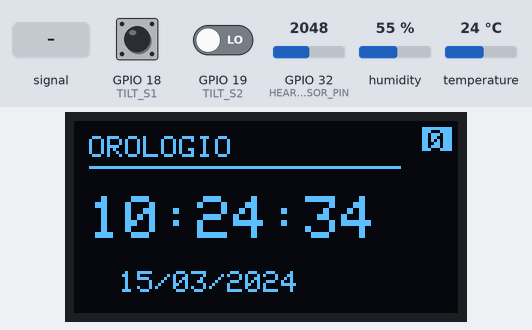
Bench run of a sketch on a simulated ESP32. On the bench: 128×64 one-colour display. Inputs (shaded band) come from the test bench; at power-on: GPIO 18 (TILT_S1) LOW, GPIO 19 (TILT_S2) LOW, GPIO 32 (HEART_SENSOR_PIN) = 2048, humidity 55 %, temperature 24 °C. The local clock reads 2024-03-15 10:24:30 at power-on unless the sketch sets it; what the sketch prints to the serial monitor is not drawn.

Above: at 4.2 s.
4.3 s: GPIO 18 (TILT_S1) driven HIGH
At 4.6 s:
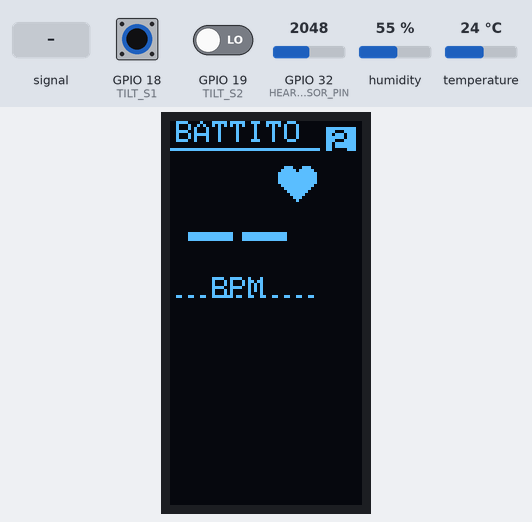
7.6 s: GPIO 19 (TILT_S2) driven HIGH
At 8.5 s:
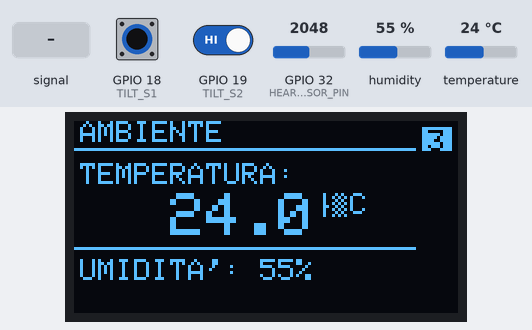
9.1 s: GPIO 18 (TILT_S1) driven LOW
At 10.0 s:
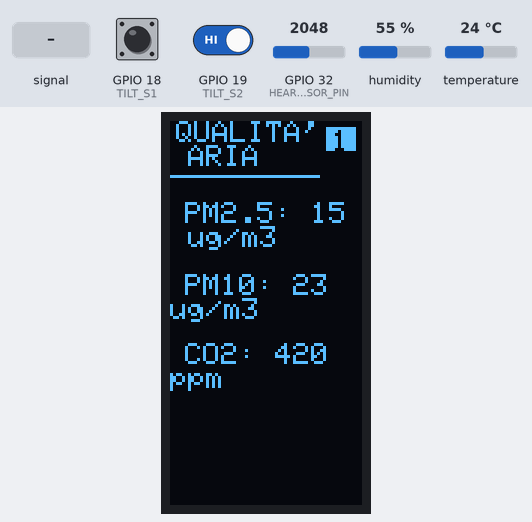
10.6 s: GPIO 32 (HEART_SENSOR_PIN) fed a 200 Hz sine of ±327 counts around its level
14.5 s: GPIO 19 (TILT_S2) driven LOW
At 15.9 s:
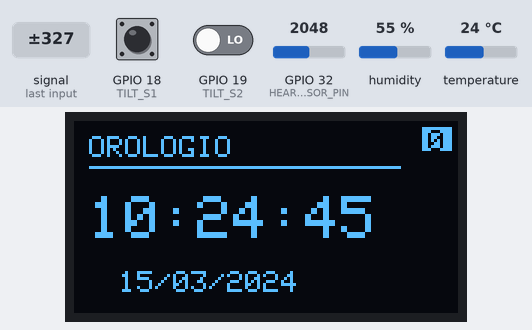
16.5 s: GPIO 18 (TILT_S1) pulsed HIGH 5 times (0.12 s each, 0.3 s apart)
At 18.5 s:
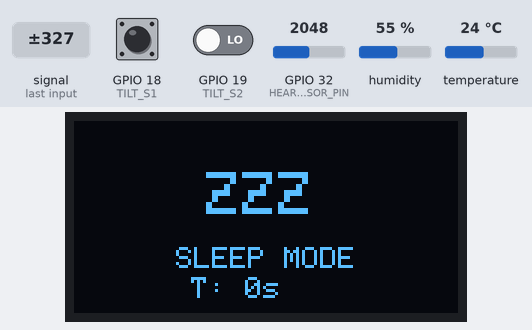
Timing chart, 0 to 20.0 s (numbered marks = the images above; inputs shaded):
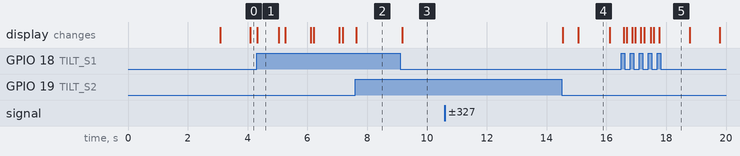

The sketch:

main.ino
```cpp
/*
 * Sistema di Monitoraggio Multiparametrico basato su ESP32
 *
 * Progetto: Dispositivo IoT per monitoraggio ambientale e biometrico
 * Piattaforma: ESP32 DevKit v1
 * - DHT22: Temperatura e umidità ambientale
 * - DS3231: Real Time Clock per timestamp accurati
 * - KY-039: Sensore cardiaco a fotopletismografia
 * - RPI-1031: Sensore di orientamento a 4 posizioni
 * - Display OLED SSD1306 0.96" per interfaccia utente
 *
 * Funzionalità:
 * - Acquisizione dati multiparametrica in tempo reale
 * - Interfaccia utente dinamica basata su orientamento
 * - Modalità sleep attivabile tramite gesture sequence
 * - Visualizzazione sincronizzata dei parametri vitali e ambientali
 *
 * Protocolli: I2C (display, RTC), ADC (sensore cardiaco), GPIO (tilt sensor)
 */

#include <Wire.h>
#include <Adafruit_GFX.h>
#include <Adafruit_SSD1306.h>
#include <DHT.h>
#include <Fonts/FreeSans9pt7b.h>
#include <RTClib.h>
#include <TaskScheduler.h>

// ========== CONFIGURAZIONE HARDWARE ==========
#define DHT_PIN 4           // Pin digitale per DHT22
#define DHT_TYPE DHT22      // Specifica modello sensore
#define TILT_S1 18          // Pin sensore orientamento S1
#define TILT_S2 19          // Pin sensore orientamento S2
#define HEART_SENSOR_PIN 32 // Pin analogico sensore cardiaco

// Parametri display OLED I2C
#define SCREEN_WIDTH 128
#define SCREEN_HEIGHT 64
#define OLED_RESET -1
#define SCREEN_ADDRESS 0x3C

// ========== INIZIALIZZAZIONE PERIFERICHE ==========
Adafruit_SSD1306 display(SCREEN_WIDTH, SCREEN_HEIGHT, &Wire, OLED_RESET);
DHT dht(DHT_PIN, DHT_TYPE);
RTC_DS3231 rtc;

// ========== VARIABILI DI SISTEMA ==========
// Dati ambientali
float temperatura, umidita;

// Gestione orientamento e display
int currentOrientation = -1;
int lastOrientation = -1;
int displayRotation = 0;

// Buffer per ultimo BPM valido
String lastValidBPM = "0";

// Mappatura orientamenti alle modalità di visualizzazione
const char* displayModes[] = {"OROLOGIO", "QUALITA' ARIA", "BATTITI CARDIACI", "TEMP & UMIDITA'"};
const int rotationMapping[] = {0, 3, 1, 2};  // Rotazioni display per orientamenti

// ========== SCHEDULER E TASK ==========
Scheduler taskRunner;

// Dichiarazione task
void orientationTask();
void heartRateTask();
void environmentalTask();
void displayTask();

// Definizione task con intervalli in millisecondi
Task tOrientation(50, TASK_FOREVER, &orientationTask);       // 50ms - alta frequenza per reattività
Task tHeartRate(20, TASK_FOREVER, &heartRateTask);           // 20ms - campionamento continuo BPM
Task tEnvironmental(1000, TASK_FOREVER, &environmentalTask); // 1s - lettura sensori ambientali
Task tDisplay(100, TASK_FOREVER, &displayTask);              // 100ms - aggiornamento display

// ========== GESTIONE SLEEP MODE ==========
bool sleepModeActive = false;
int gestureSequence[10];                    // Buffer per rilevamento gesture
int sequenceIndex = 0;
const int wakeupPattern[] = {1, 0, 1, 0};   // Pattern: destra-sinistra-destra-sinistra
const int PATTERN_LENGTH = 4;
unsigned long lastGestureTime = 0;
const long GESTURE_TIMEOUT = 3000;         // Timeout reset gesture (ms)
unsigned long sleepStartTime = 0;

void setup() {
  Wire.begin(21, 23);
  Serial.begin(115200);

  // Configurazione pin sensore orientamento
  pinMode(TILT_S1, INPUT);
  pinMode(TILT_S2, INPUT);

  // Inizializzazione sensori
  dht.begin();

  // Configurazione display OLED
  if(!display.begin(SSD1306_SWITCHCAPVCC, SCREEN_ADDRESS)) {
    Serial.println(F("Errore inizializzazione display OLED"));
    while(1);
  }

  // Inizializzazione RTC
  if (!rtc.begin()) {
    Serial.println(F("Errore inizializzazione RTC DS3231"));
    displayError("RTC NON TROVATO");
    delay(2000);
  }

  // Configurazione tempo iniziale (decommentare se necessario)
  // rtc.adjust(DateTime(2025, 1, 15, 12, 0, 0));

  initializeGestureBuffer();

  // Inizializzazione scheduler e task
  taskRunner.init();
  taskRunner.addTask(tOrientation);
  taskRunner.addTask(tHeartRate);
  taskRunner.addTask(tEnvironmental);
  taskRunner.addTask(tDisplay);

  // Abilitazione task
  tOrientation.enable();
  tHeartRate.enable();
  tEnvironmental.enable();
  tDisplay.enable();

  // Schermata di avvio
  showBootScreen();
  delay(3000);

  Serial.println(F("Sistema avviato con TaskScheduler - Rotare per cambiare modalità"));
}

void loop() {
  // Esecuzione dello scheduler - gestisce automaticamente tutti i task
  taskRunner.execute();
}

// ========== TASK FUNCTIONS ==========
void orientationTask() {
  unsigned long currentTime = millis();
  readOrientationSensor(currentTime);
}

void heartRateTask() {
  // Skip se in modalità sleep per risparmiare energia
  if (sleepModeActive) return;

  String currentBPM = acquireHeartRate();
  if (currentBPM != "0") {
    lastValidBPM = currentBPM;
    Serial.print(F("BPM rilevato: "));
    Serial.println(lastValidBPM);
  }
}

void environmentalTask() {
  // Riduce frequenza in modalità sleep
  if (sleepModeActive) {
    tEnvironmental.setInterval(5000); // 5 secondi in sleep
  } else {
    tEnvironmental.setInterval(1000); // 1 secondo normale
  }

  readEnvironmentalSensors();
}

void displayTask() {
  if (sleepModeActive) {
    tDisplay.setInterval(1000); // 1 secondo in sleep mode
    displaySleepMode();
  } else {
    tDisplay.setInterval(100);  // 100ms in modalità normale
    updateCurrentDisplay();
  }
}

// ========== GESTIONE SENSORE ORIENTAMENTO ==========
void readOrientationSensor(unsigned long currentTime) {
  int s1 = digitalRead(TILT_S1);
  int s2 = digitalRead(TILT_S2);
  int newOrientation = (s1 << 1) | s2;  // Codifica binaria orientamento

  if (newOrientation != currentOrientation) {
    processOrientationChange(newOrientation, currentTime);
  }
}

void processOrientationChange(int newOrientation, unsigned long timestamp) {
  int previousOrientation = currentOrientation;
  currentOrientation = newOrientation;
  displayRotation = rotationMapping[currentOrientation];

  // Analisi direzione rotazione per gesture detection
  int rotationDirection = analyzeRotationDirection(previousOrientation, newOrientation);

  if (rotationDirection != -1) {
    addToGestureSequence(rotationDirection, timestamp);
    lastGestureTime = timestamp;

    Serial.print(F("Rotazione rilevata: "));
    Serial.print(displayModes[previousOrientation]);
    Serial.print(F(" -> "));
    Serial.print(displayModes[newOrientation]);
    Serial.print(F(" ("));
    Serial.print(rotationDirection == 1 ? "DESTRA" : "SINISTRA");
    Serial.println(F(")"));
  }

  // Aggiornamento immediato display se non in sleep
  if (!sleepModeActive) {
    updateCurrentDisplay();
  }
}

int analyzeRotationDirection(int from, int to) {
  if (from == -1) return -1;  // Prima lettura

  // Ordine corretto in senso orario: 0→1→3→2→0
  // OROLOGIO → QUALITA' ARIA → TEMP & UMIDITA' → BATTITI CARDIACI → OROLOGIO

  // Rotazione DESTRA (senso orario)
  if ((from == 0 && to == 1) ||   // Orologio → Qualità Aria
      (from == 1 && to == 3) ||   // Qualità Aria → Temp & Umidità
      (from == 3 && to == 2) ||   // Temp & Umidità → Battiti Cardiaci
      (from == 2 && to == 0)) {   // Battiti Cardiaci → Orologio
    return 1;  // Destra
  }

  // Rotazione SINISTRA (senso antiorario)
  if ((from == 0 && to == 2) ||   // Orologio → Battiti Cardiaci
      (from == 2 && to == 3) ||   // Battiti Cardiaci → Temp & Umidità
      (from == 3 && to == 1) ||   // Temp & Umidità → Qualità Aria
      (from == 1 && to == 0)) {   // Qualità Aria → Orologio
    return 0;  // Sinistra
  }

  Serial.print(F("Transizione non consecutiva: "));
  Serial.print(from);
  Serial.print(F(" -> "));
  Serial.println(to);
  return -1;  // Transizione non valida
}

// ========== GESTURE RECOGNITION ==========
void addToGestureSequence(int direction, unsigned long timestamp) {
  // Reset buffer su timeout
  if (timestamp - lastGestureTime > GESTURE_TIMEOUT && sequenceIndex > 0) {
    Serial.println(F("Timeout gesture - Reset"));
    initializeGestureBuffer();
  }

  // Aggiunta elemento al buffer circolare
  if (sequenceIndex < 10) {
    gestureSequence[sequenceIndex] = direction;
    sequenceIndex++;
  } else {
    // Shift buffer e aggiunta nuovo elemento
    for (int i = 0; i < 9; i++) {
      gestureSequence[i] = gestureSequence[i + 1];
    }
    gestureSequence[9] = direction;
  }

  validateWakeupGesture();
}

void validateWakeupGesture() {
  // Controllo pattern ripetuto due volte (8 elementi totali)
  if (sequenceIndex >= 8) {
    bool patternDetected = true;

    // Verifica doppia ripetizione del pattern
    for (int rep = 0; rep < 2; rep++) {
      for (int i = 0; i < PATTERN_LENGTH; i++) {
        int bufferPos = sequenceIndex - 8 + (rep * PATTERN_LENGTH) + i;
        if (gestureSequence[bufferPos] != wakeupPattern[i]) {
          patternDetected = false;
          break;
        }
      }
      if (!patternDetected) break;
    }

    if (patternDetected) {
      toggleSleepMode();
      initializeGestureBuffer();
    }
  }
}

void toggleSleepMode() {
  sleepModeActive = !sleepModeActive;

  if (sleepModeActive) {
    Serial.println(F("*** SLEEP MODE ATTIVATO ***"));
    sleepStartTime = millis();
    // Disabilita task intensivi per risparmiare energia
    tHeartRate.disable();
    displaySleepMode();
  } else {
    Serial.println(F("*** MODALITÀ NORMALE RIPRISTINATA ***"));
    // Riabilita tutti i task
    tHeartRate.enable();
    updateCurrentDisplay();
  }
}

// ========== ACQUISIZIONE DATI SENSORI ==========
void readEnvironmentalSensors() {
  umidita = dht.readHumidity();
  temperatura = dht.readTemperature();

  // Validazione lettura DHT22
  if (isnan(umidita) || isnan(temperatura)) {
    Serial.println(F("Errore lettura DHT22"));
    displayError("ERRORE DHT22");
    return;
  }

  Serial.print(F("Ambiente - T: "));
  Serial.print(temperatura);
  Serial.print(F("°C, H: "));
  Serial.print(umidita);
  Serial.println(F("%"));
}

// Algoritmo di rilevamento battito cardiaco bassu su PPG
#define SAMPLE_SIZE 4
#define RISE_THRESHOLD 3

String acquireHeartRate() {
  static float sampleBuffer[SAMPLE_SIZE];
  static float bufferSum = 0;
  static int bufferIndex = 0;
  static float previousValue = 0;
  static bool risingEdge = false;
  static int riseCounter = 0;
  static float beatIntervals[3] = {0, 0, 0};
  static int validIntervals = 0;
  static unsigned long lastBeatTime = 0;
  static bool algorithmInitialized = false;

  // Inizializzazione buffer
  if (!algorithmInitialized) {
    for (int i = 0; i < SAMPLE_SIZE; i++) {
      sampleBuffer[i] = 0;
    }
    algorithmInitialized = true;
  }

  // Acquisizione campione mediato su 20ms
  int sampleCount = 0;
  float sampleSum = 0.0;
  unsigned long startTime = millis();

  do {
    sampleSum += analogRead(HEART_SENSOR_PIN);
    sampleCount++;
  } while (millis() < startTime + 20);

  float currentSample = sampleSum / sampleCount;

  // Aggiornamento buffer circolare con media mobile
  bufferSum -= sampleBuffer[bufferIndex];
  bufferSum += currentSample;
  sampleBuffer[bufferIndex] = currentSample;
  float smoothedSignal = bufferSum / SAMPLE_SIZE;

  // Rilevamento fronte di salita (peak detection)
  if (smoothedSignal > previousValue) {
    riseCounter++;
    if (!risingEdge && riseCounter > RISE_THRESHOLD) {
      risingEdge = true;
      unsigned long currentBeatTime = millis();

      if (lastBeatTime > 0) {
        float interval = currentBeatTime - lastBeatTime;

        // Filtro fisiologico: 30-200 BPM
        if (interval >= 300 && interval <= 2000) {
          // Aggiornamento buffer intervalli
          beatIntervals[2] = beatIntervals[1];
          beatIntervals[1] = beatIntervals[0];
          beatIntervals[0] = interval;

          if (validIntervals < 3) validIntervals++;

          // Calcolo BPM con media pesata
          if (validIntervals >= 2) {
            float avgInterval = (validIntervals == 2) ?
              (beatIntervals[0] + beatIntervals[1]) / 2.0 :
              (0.5 * beatIntervals[0] + 0.3 * beatIntervals[1] + 0.2 * beatIntervals[2]);

            float bpm = 60000.0 / avgInterval;
            lastBeatTime = currentBeatTime;
            return String((int)(bpm + 0.5f));
          }
        }
      }
      lastBeatTime = currentBeatTime;
    }
  } else {
    risingEdge = false;
    riseCounter = 0;
  }

  previousValue = smoothedSignal;
  bufferIndex = (bufferIndex + 1) % SAMPLE_SIZE;
  return "0";
}

// ========== INTERFACCIA UTENTE ==========
void updateCurrentDisplay() {
  switch(currentOrientation) {
    case 0: displayClock(); break;
    case 1: displayAirQuality(); break;
    case 2: displayHeartRate(); break;
    case 3: displayEnvironmental(); break;
    default: displayError("ORIENTAMENTO INVALIDO"); break;
  }
}

void displayClock() {
  DateTime now = rtc.now();

  display.clearDisplay();
  display.setRotation(displayRotation);
  showOrientationIndicator();

  // Intestazione
  display.setCursor(5, 5);
  display.setTextSize(1);
  display.println(F("OROLOGIO"));
  display.drawLine(5, 15, display.width() - 20, 15, SSD1306_WHITE);

  // Orario principale
  display.setTextSize(2);
  display.setCursor(5, 25);
  display.printf("%02d:%02d:%02d", now.hour(), now.minute(), now.second());

  // Data
  display.setTextSize(1);
  display.setCursor(15, 50);
  display.printf("%02d/%02d/%04d", now.day(), now.month(), now.year());

  display.display();
}

void displayAirQuality() {
  display.clearDisplay();
  display.setRotation(displayRotation);
  showOrientationIndicator();

  // Titolo compatto
  display.setTextSize(1);
  display.setCursor(2, 0);
  display.println(F("QUALITA'   ARIA"));
  display.drawLine(0, 18, display.width() - 15, 18, SSD1306_WHITE);

  // Dati compatti su righe separate
  display.setCursor(5, 27);
  display.println(F("PM2.5: 15 ug/m3"));

  display.setCursor(5, 51);
  display.println(F("PM10: 23 ug/m3"));

  display.setCursor(5, 74);
  display.println(F("CO2: 420 ppm"));

  display.display();
}


void displayHeartRate() {
  display.clearDisplay();
  display.setRotation(displayRotation);
  showOrientationIndicator();

  // Intestazione compatta
  display.setTextSize(1);
  display.setCursor(2, 0);
  display.println(F("BATTITO"));
  display.drawLine(0, 9, display.width() - 15, 9, SSD1306_WHITE);

  // Animazione cuore sincronizzata
  renderHeartAnimation();

  // Valore BPM centrato
  display.setTextSize(3);
  String bpmDisplay = (lastValidBPM == "0") ? "--" : lastValidBPM;
  int textWidth = bpmDisplay.length() * 18;
  int centerX = (display.width() - textWidth - 15) / 2;
  display.setCursor(centerX, 28);
  display.println(bpmDisplay);

  // Label
  display.setTextSize(1);
  display.setCursor(centerX + 8, 52);
  display.println(F("BPM"));

  // Traccia ECG stilizzata
  renderECGTrace();

  display.display();
}

void displayEnvironmental() {
  display.clearDisplay();
  display.setRotation(displayRotation);
  showOrientationIndicator();

  display.setTextSize(1);
  display.setCursor(2, 0);
  display.println(F("AMBIENTE"));
  display.drawLine(0, 9, display.width() - 15, 9, SSD1306_WHITE);

  // Temperatura - layout ottimizzato
  display.setCursor(2, 14);
  display.println(F("TEMPERATURA:"));

  display.setTextSize(2);
  String tempStr = String(temperatura, 1);
  int textWidth = tempStr.length() * 12;
  int centerX = (display.width() - textWidth - 15) / 2;
  display.setCursor(centerX, 24);
  display.print(temperatura, 1);
  display.setTextSize(1);
  display.print(F("°C"));

  // Separatore
  display.drawLine(0, 42, display.width() - 15, 42, SSD1306_WHITE);

  // Umidità
  display.setCursor(2, 46);
  display.print(F("UMIDITA': "));
  display.print(umidita, 0);
  display.print(F("%"));

  display.display();
}

void displaySleepMode() {
  display.clearDisplay();
  display.setRotation(0);

  // Icona sleep centrata
  int centerX = SCREEN_WIDTH / 2;
  int centerY = SCREEN_HEIGHT / 2;

  display.setTextSize(2);
  display.setCursor(centerX - 20, centerY - 15);
  display.println(F("ZZZ"));

  display.setTextSize(1);
  display.setCursor(centerX - 30, centerY + 10);
  display.println(F("SLEEP MODE"));

  // Timer sleep
  unsigned long sleepDuration = (millis() - sleepStartTime) / 1000;
  display.setCursor(centerX - 25, centerY + 20);
  display.printf("T: %lus", sleepDuration);

  display.display();
}

// ========== FUNZIONI DI SUPPORTO ==========
void renderHeartAnimation() {
  int heartX = display.width() - 25;
  int heartY = 18;
  bool heartBeat = (millis() % 1000 < 150);

  if (heartBeat) {
    // Cuore espanso durante battito
    display.fillCircle(heartX, heartY, 4, SSD1306_WHITE);
    display.fillCircle(heartX + 7, heartY, 4, SSD1306_WHITE);
    display.fillTriangle(heartX - 4, heartY + 3, heartX + 11, heartY + 3,
                        heartX + 3, heartY + 10, SSD1306_WHITE);
  } else {
    // Cuore normale
    display.fillCircle(heartX, heartY, 3, SSD1306_WHITE);
    display.fillCircle(heartX + 6, heartY, 3, SSD1306_WHITE);
    display.fillTriangle(heartX - 3, heartY + 2, heartX + 9, heartY + 2,
                        heartX + 3, heartY + 8, SSD1306_WHITE);
  }
}

void renderECGTrace() {
  int baseY = 58;
  bool heartBeat = (millis() % 1000 < 150);

  for (int x = 2; x < display.width() - 15; x += 4) {
    int offset = 0;
    if (heartBeat && (x % 16 == 0 || x % 16 == 4)) {
      offset = (x % 16 == 0) ? -3 : 2;
    }
    display.drawPixel(x, baseY + offset, SSD1306_WHITE);
    display.drawPixel(x + 1, baseY + offset, SSD1306_WHITE);
  }
}

void showOrientationIndicator() {
  // Indicatore orientamento corrente
  int x = display.width() - 12;
  int y = 2;

  display.fillRect(x, y, 10, 8, SSD1306_WHITE);
  display.setTextColor(SSD1306_BLACK);
  display.setTextSize(1);
  display.setCursor(x + 2, y + 1);
  display.print(currentOrientation);
  display.setTextColor(SSD1306_WHITE);
}

void showBootScreen() {
  display.clearDisplay();
  display.setTextSize(1);
  display.setCursor(0, 0);
  display.println(F("Sistema Multiparametrico"));
  display.println(F("ESP32 v1.0"));
  display.println(F(""));
  display.println(F("Sensori:"));
  display.println(F("- DHT22 (T/H)"));
  display.println(F("- DS3231 (RTC)"));
  display.println(F("- KY-039 (HR)"));
  display.println(F("- Tilt Sensor"));
  display.println(F(""));
  display.println(F("Gesture: DX-SX-DX-SX x2"));
  display.display();
}

void displayError(const char* message) {
  display.clearDisplay();
  display.setRotation(0);
  display.setTextSize(1);
  display.setCursor(0, 0);
  display.println(F("ERRORE SISTEMA"));
  display.println(message);
  display.display();
}

void initializeGestureBuffer() {
  for (int i = 0; i < 10; i++) {
    gestureSequence[i] = -1;
  }
  sequenceIndex = 0;
}
```

Measured:
- after the input at 4.3 s, the display: changes at once (image 1)
- after the input at 7.6 s, the display: changes at once (image 2)
- after the input at 9.1 s, the display: changes after 0.07 s (image 3)
- after the input at 10.6 s, every drawn part: stays the same
- after the input at 14.5 s, the display: first changes at once (image 4 shows a later state)
- after the input at 16.5 s, the display: first changes after 0.07 s (image 5 shows a later state)
- what the display in image 1 shows lasts 0.7 s, from 4.3 s to 5.0 s
- what the display in image 4 shows lasts 1.0 s, from 15.1 s to 16.1 s
